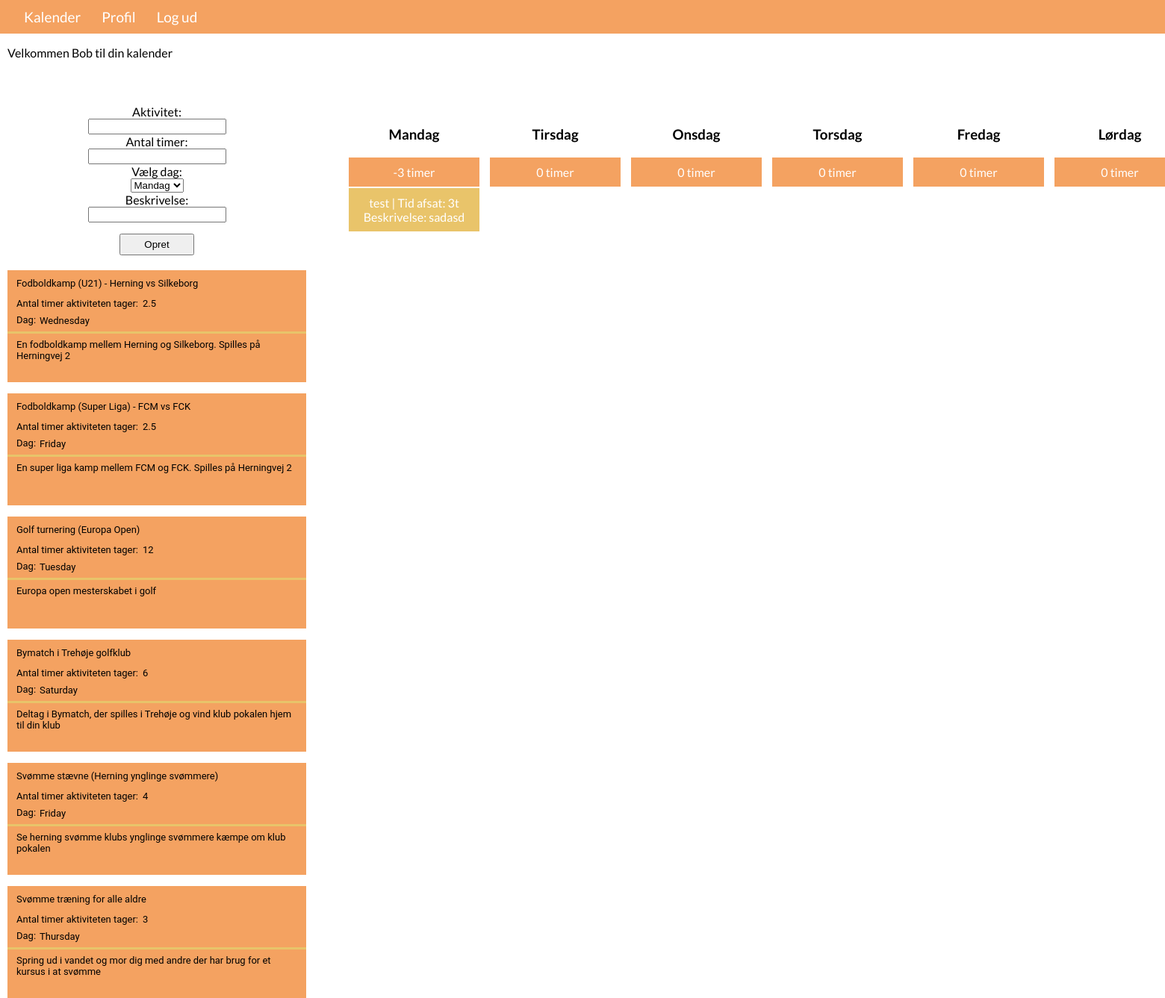
Screenshot of / (signed in) with the database file from the repository.
### tables this page shows
CREATE TABLE "Predefined_activity" (
	"id"	INTEGER PRIMARY KEY AUTOINCREMENT,
	"activity"	TEXT,
	"time"	TEXT,
	"day"	TEXT,
	"desc"	TEXT,
	"interest"	TEXT
);

CREATE TABLE "Activity" (
	"id"	INTEGER PRIMARY KEY AUTOINCREMENT,
	"activity"	TEXT,
	"time"	TEXT,
	"day"	TEXT,
	"desc"	TEXT,
	"user"	TEXT
);

### app.py (the view, shortened to what this page needs)
@app.route('/', methods=['POST', 'GET'])
def index():
    with sqlite3.connect("users.db") as db:
        try:
            if session.get('username') == None:
                return render_template("login.html")
            cursor = db.cursor()
            cursor.execute("select * from User_preferences where username = '" + session['username'] + "'")
            user_interests = cursor.fetchall()
            day_search = ["Monday", "Tuesday", "Wednesday", "Thursday", "Friday", "Saturday", "Sunday"]
            for x in day_search:
                cursor.execute("SELECT sum(time) FROM Activity WHERE day = ? AND user = ?", (x, session['username']))
                time_minus.append(cursor.fetchall())
            print(time_minus[0][0][0])
            cursor.execute("SELECT * FROM Predefined_activity")
            predefined_activitys_list = cursor.fetchall()
            for pactivity in predefined_activitys_list:
                predefined_activitys[str(pactivity[0])] = [pactivity[0],pactivity[1],pactivity[2],pactivity[3],pactivity[4],pactivity[5]]
            cursor.execute("SELECT * FROM Activity WHERE user = '" + session['username'] + "'")
            user_activitys = cursor.fetchall()
            for row in user_activitys:
                activitys[str(row[0])] = [row[0],row[1],row[2],row[3],row[4]]
        except sqlite3.Error:
            message = "There was a problem executing the SQL statement"
            return render_template("index.html", error=message, activitys=activitys, predefined_activitys=predefined_activitys, time_minus=time_minus)
    return render_template("index.html", activitys=activitys, predefined_activitys=predefined_activitys, user_interests=user_interests, time_minus=time_minus)

### templates/index.html (shortened to what this page needs)
<!doctype <!DOCTYPE html>
<html>
  <head>
    <link rel="stylesheet" href="../static/main.css">
  </head>
  <body>
    <nav id='menu'>
      <ul>
        <li><a href='/'>Kalender</a></li>
        <li><a href='/profile'>Profil</a></li>
        <li><a href='/logout'>Log ud</a></li>
      </ul>
    </nav>
    <div id="text-and-input">
    <p>Velkommen {{ session['username'] }} til din kalender</p><br>
    <form method="post" action="/">
      <label id="activity" for"activity">Aktivitet:</label><br>
      <input type="text" id="activity" name="activity" placeholder="">
      <br>
      <label id="time" for"time">Antal timer:</label><br>
      <input type="text" id="time" name="time" placeholder="">
      <br>
      <label id="day" for"day">Vælg dag:</label><br>
      <select id="option" name="day" size="1">
        <option name="day" value="Monday">Mandag</option>
      </select>
      <br>
      <label id="description" for"description">Beskrivelse:</label><br>
      <input id="description" name="description" rows="4" cols="50"></input>
      <br>
      <input id="submit_button" type="submit" value="Opret">
    </form>
    <div class="pActivity">
      {% for pactivity in predefined_activitys %}
        {% if predefined_activitys[pactivity][5] == user_interests[0][1] or predefined_activitys[pactivity][5] == user_interests[0][2] or predefined_activitys[pactivity][5] == user_interests[0][3] %}
          {% if predefined_activitys[pactivity][3] != "Undefined" %}
          <div class="v1_11" id="{{ predefined_activitys[pactivity][0] }}" style="cursor: pointer;" onclick="pactivity_get(this.id)">
            <div class="v1_2"></div>
            <span class="v1_7">Dag:</span>
            <span class="v1_8">{{ predefined_activitys[pactivity][3] }}</span>
            <span class="v1_3">{{ predefined_activitys[pactivity][1] }}</span>
            <span class="v1_5">Antal timer aktiviteten tager:</span>
            <span class="v1_6">{{ predefined_activitys[pactivity][2] }}</span>
            <span class="v1_9">{{ predefined_activitys[pactivity][4] }}</span>
            <div class="v1_10"></div>
          </div>
          {% endif %}
        {% endif %}
      {% endfor %}
    </div>
    </div>
    <div class="calender">
    <div class="column">
    <table>
      <caption><h3>Mandag</h3></caption>
      <tr>
        <td class="time">{{ user_interests[0][4]|int - time_minus[0][0][0]|int }} timer</td>
      </tr>
      {% for activity in activitys %}
        {% if activitys[activity][3] == 'Monday' %}
          <tr>
            <td id="{{ activitys[activity][0] }}" style="cursor: pointer;" onclick="get(this.id)">{{ activitys[activity][1] }} | Tid afsat: {{ activitys[activity][2] }}t <br> Beskrivelse: {{ activitys[activity][4] }}</td>
          </tr>
        {% endif %}
      {% endfor %}
    </table>
    </div>
    <div class="column">
    <table>
      <caption><h3>Tirsdag</h3></caption>
      <tr>
        <td class="time">{{ user_interests[0][5]|int - time_minus[1][0][0]|int }} timer</td>
      </tr>
    </table>
    </div>
    <div class="column">
    <table>
      <caption><h3>Onsdag</h3></caption>
      <tr>
        <td class="time">{{ user_interests[0][6]|int - time_minus[2][0][0]|int }} timer</td>
      </tr>
    </table>
    </div>
    <div class="column">
    <table>
      <caption><h3>Torsdag</h3></caption>
      <tr>
        <td class="time">{{ user_interests[0][7]|int - time_minus[3][0][0]|int }} timer</td>
      </tr>
    </table>
    </div>
    <div class="column">
    <table>
      <caption><h3>Fredag</h3></caption>
      <tr>
        <td class="time">{{ user_interests[0][8]|int - time_minus[4][0][0]|int }} timer</td>
      </tr>
    </table>
    </div>
    <div class="column">
    <table>
      <caption><h3>Lørdag</h3></caption>
      <tr>
        <td class="time">{{ user_interests[0][9]|int - time_minus[5][0][0]|int }} timer</td>
      </tr>
    </table>
    </div>
    </div>
    <br>
  </body>
</html>

### static/main.css (style rules this page uses)
#submit_button { width: 100px; padding-bottom: 5px; padding-top: 5px; margin-top: 15px; margin-bottom: 20px }
* { box-sizing: border-box; }
.calender { display: flex; margin-left: -px; padding-left: 50px; padding-top: 100px; }
.column { flex: 50%; padding: 5px; }
.time { background-color: #F4A261; }
tbody tr td { text-align: center; background-color: #E9C46A; color: #FFFFFF; max-width: 175px; min-width: 175px; word-wrap:break-word; table-layout: fixed; padding-left: 10px; padding-bottom: 10px; padding-right: 10px; padding-top: 10px; margin-bottom: 10px; }
div table caption { text-align: center; }
#text-and-input { float: left; margin-left: 10px; height: 100%; }
html body { font-family: Lato; padding: 0; margin: 0; }
#menu { background: #F4A261; color: #FFF; height: 45px; padding-left: 18px; border-radius: 0px; }
#menu ul, #menu li { margin: 0 auto; padding: 0; list-style: none }
#menu ul { width: 100%; }
#menu li { float: left; display: inline; position: relative; }
#menu a { display: block; line-height: 45px; padding: 0 14px; text-decoration: none; color: #FFFFFF; font-size: 19px; }
.v1_11 { width: 400px; height: 150px; margin-bottom: 15px; background: url("../images/v1_11.png"); background-repeat: no-repeat; background-position: center center; background-size: cover; opacity: 1; position: relative; top: 0px; left: 0px; overflow: hidden; }
.v1_2 { width: 400px; height: 150px; background: rgba(244,162,97,1); opacity: 1; position: relative; top: 0px; left: 0px; overflow: hidden; }
.v1_7 { width: 27px; color: rgba(0,0,0,1); position: absolute; top: 59px; left: 12px; font-family: Roboto; font-weight: Regular; font-size: 13px; opacity: 1; text-align: left; }
.v1_8 { width: 45px; color: rgba(0,0,0,1); position: absolute; top: 60px; left: 43px; font-family: Roboto; font-weight: Regular; font-size: 13px; opacity: 1; text-align: left; }
.v1_3 { width: 376px; color: rgba(0,0,0,1); position: absolute; top: 10px; left: 12px; font-family: Roboto; font-weight: Regular; font-size: 13px; opacity: 1; text-align: left; }
.v1_5 { width: 300px; color: rgba(0,0,0,1); position: absolute; top: 37px; left: 12px; font-family: Roboto; font-weight: Regular; font-size: 13px; opacity: 1; text-align: left; }
.v1_6 { width: 19px; color: rgba(0,0,0,1); position: absolute; top: 37px; left: 181px; font-family: Roboto; font-weight: Regular; font-size: 13px; opacity: 1; text-align: left; }
.v1_9 { width: 376px; color: rgba(0,0,0,1); position: absolute; top: 92px; left: 12px; font-family: Roboto; font-weight: Regular; font-size: 13px; opacity: 1; text-align: left; }
.v1_10 { width: 400px; height: 3px; background: rgba(232,196,106,1); opacity: 1; position: absolute; top: 82px; left: 0px; overflow: hidden; }
html body form { margin: auto; width: 50%; text-align: center; margin-top: 25px; }

### rows the page displays
Predefined_activity: day "Wednesday", activity "Fodboldkamp (U21) - Herning vs Silkeborg", time "2.5", desc "En fodboldkamp mellem Herning og Silkeborg. Spilles på Herningvej 2"
Predefined_activity: day "Friday", activity "Fodboldkamp (Super Liga) - FCM vs FCK", time "2.5", desc "En super liga kamp mellem FCM og FCK. Spilles på Herningvej 2"
Predefined_activity: day "Tuesday", activity "Golf turnering (Europa Open)", time "12", desc "Europa open mesterskabet i golf"
Predefined_activity: day "Saturday", activity "Bymatch i Trehøje golfklub", time "6", desc "Deltag i Bymatch, der spilles i Trehøje og vind klub pokalen hjem til din klub"
Predefined_activity: day "Friday", activity "Svømme stævne (Herning ynglinge svømmere)", time "4", desc "Se herning svømme klubs ynglinge svømmere kæmpe om klub pokalen"
Predefined_activity: day "Thursday", activity "Svømme træning for alle aldre", time "3", desc "Spring ud i vandet og mor dig med andre der har brug for et kursus i at svømme"
Activity: activity "test", time "3", desc "sadasd"

### other values shown
{{ session['username'] }} "Bob"
{{ user_interests[0][4]|int - time_minus[0][0][0]|int }} "-3"
{{ user_interests[0][5]|int - time_minus[1][0][0]|int }} "0"
{{ user_interests[0][6]|int - time_minus[2][0][0]|int }} "0"
{{ user_interests[0][7]|int - time_minus[3][0][0]|int }} "0"
{{ user_interests[0][8]|int - time_minus[4][0][0]|int }} "0"
{{ user_interests[0][9]|int - time_minus[5][0][0]|int }} "0"
